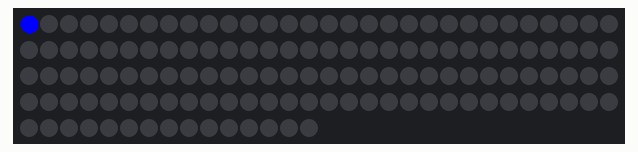
A sketch run on a simulated Arduino Uno, built with avr-gcc and run on an emulated ATmega328P. Parts: 135 RGB LEDs in strip order, left to right, continuing on the next row.

Above: at 0.16 s.
At 2.94 s:
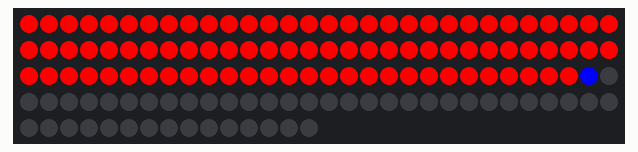
At 6.02 s:
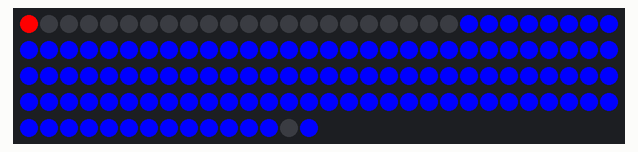
At 6.8 s:
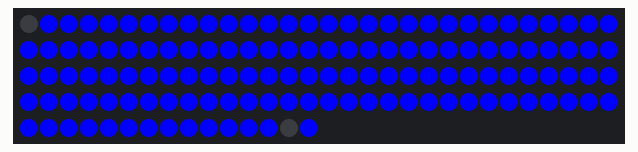
At 28.0 s:
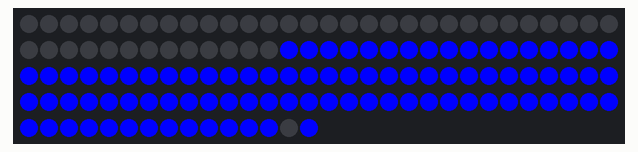
At 39.1 s:
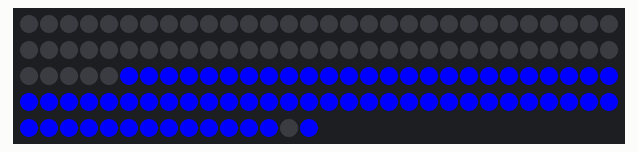

The sketch:

sketch_mar01a.ino
```cpp
#include <FastLED.h>
#define NUM_LEDS 135
#define DATA_PIN 11

CRGB leds[NUM_LEDS];

void setup() {
  FastLED.addLeds<WS2812B, DATA_PIN, GRB>(leds, NUM_LEDS);
}

void loop() {

for (int n = 134; n<NUM_LEDS;n+= 134){
  for(int i=0; i < n; i++){ //sets the loop
    leds[i] = CRGB::Blue; //sets the color I want the LED to be
    FastLED.show();
    delay(10); //sets the how fast the Led gets to show
    leds[i] = CRGB::Red;
  }
  for(int i=0;i<n;i++){ // repeats loop but instead of going forward it comes back
    leds[n-i] = CRGB::Blue;
    FastLED.show();
    delay(10); // each delay is in milliseconds
    leds[n-i] = CRGB::Black;
  }
  for(int i=0;i<n;i++){
    leds[n-i] = CRGB::Blue;
    FastLED.show();
    delay(10);
    leds[n-1] = CRGB::Black;
  }
    for(int dot = 0; dot < NUM_LEDS; dot++) { //sets a countdown using the LEDS
    leds[dot] = CRGB::Blue;
    FastLED.show();

    leds[dot] = CRGB::Black;
    delay(500) ;
    }
  }
}
```
